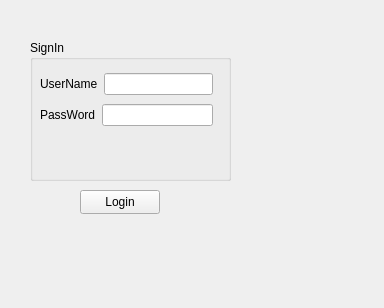
<?xml version="1.0" encoding="UTF-8"?>
<ui version="4.0">
 <class>MainWindow</class>
 <widget class="QMainWindow" name="MainWindow">
  <property name="geometry">
   <rect>
    <x>0</x>
    <y>0</y>
    <width>384</width>
    <height>308</height>
   </rect>
  </property>
  <property name="windowTitle">
   <string>MainWindow</string>
  </property>
  <widget class="QWidget" name="centralwidget">
   <widget class="QPushButton" name="pushButton_Login">
    <property name="geometry">
     <rect>
      <x>80</x>
      <y>190</y>
      <width>80</width>
      <height>24</height>
     </rect>
    </property>
    <property name="text">
     <string>Login</string>
    </property>
   </widget>
   <widget class="QGroupBox" name="groupBox">
    <property name="geometry">
     <rect>
      <x>30</x>
      <y>40</y>
      <width>201</width>
      <height>141</height>
     </rect>
    </property>
    <property name="title">
     <string>SignIn</string>
    </property>
    <widget class="QWidget" name="">
     <property name="geometry">
      <rect>
       <x>10</x>
       <y>30</y>
       <width>173</width>
       <height>60</height>
      </rect>
     </property>
     <layout class="QVBoxLayout" name="verticalLayout">
      <item>
       <layout class="QHBoxLayout" name="horizontalLayout">
        <item>
         <widget class="QLabel" name="label">
          <property name="text">
           <string>UserName</string>
          </property>
         </widget>
        </item>
        <item>
         <widget class="QLineEdit" name="lineEdit_username"/>
        </item>
       </layout>
      </item>
      <item>
       <layout class="QHBoxLayout" name="horizontalLayout_2">
        <item>
         <widget class="QLabel" name="label_2">
          <property name="text">
           <string>PassWord</string>
          </property>
         </widget>
        </item>
        <item>
         <widget class="QLineEdit" name="lineEdit_password"/>
        </item>
       </layout>
      </item>
     </layout>
    </widget>
   </widget>
  </widget>
 </widget>
 <resources/>
 <connections/>
</ui>
